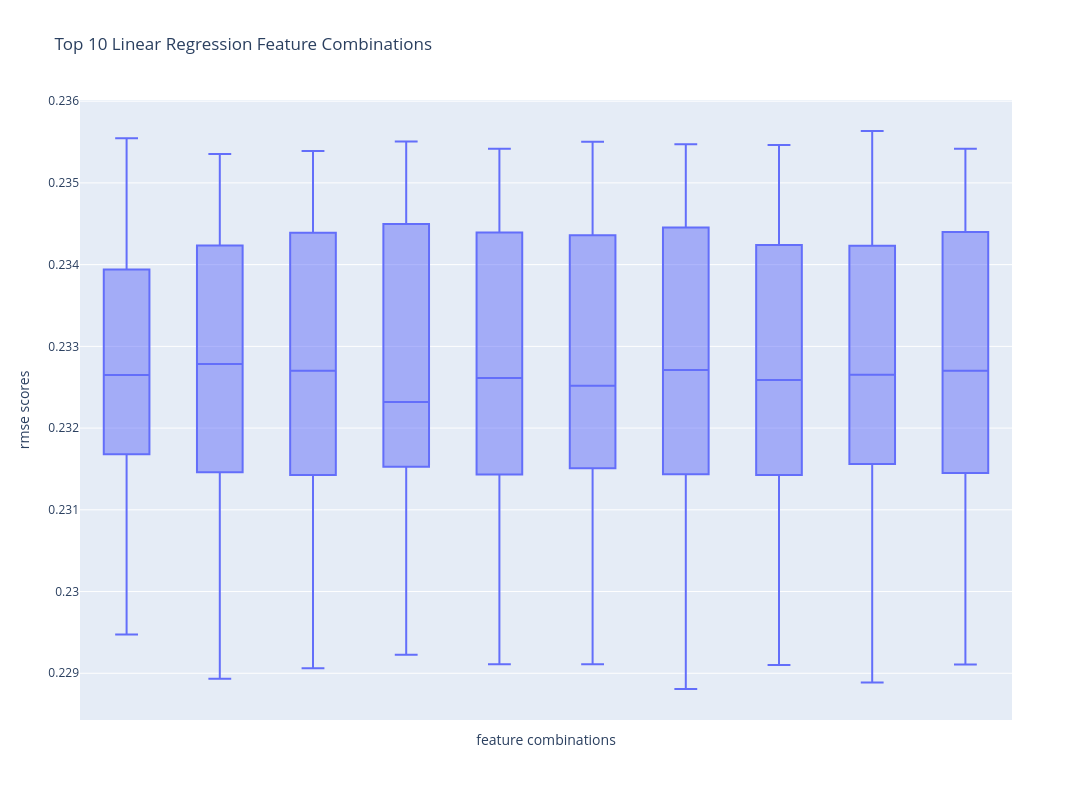

The code cell stored with this chart in its notebook:
### Markdown cell above
#### Best Linear Models

### Code cell
x = df_agg_metrics[df_agg_metrics['model'] == 'lr'].sort_values(by='mean_rmse')['features'].head(10)

fig = px.box(df_metrics[(df_metrics['features'].isin(x)) & (df_metrics['model'] == 'lr')], x='features',
             y='rmse_scores', title='RMSE Boxplot of Top 10 Feature Combinations')
fig.update_layout(height=800, width=1100,
                  title_text="Top 10 Linear Regression Feature Combinations",
                  xaxis_title="feature combinations", yaxis_title="rmse scores")
fig.update_xaxes(showticklabels=False)
fig.show()

### Figure 1 — Plotly figure (JSON) as saved in the notebook; plotly's stock layout.template omitted (floating-point values rounded to 4 significant figures)
{"data": [{"alignmentgroup": "True", "hovertemplate": "features=%{x}<br>rmse_scores=%{y}<extra></extra>", "legendgroup": "", "marker": {"color": "#636efa"}, "name": "", "notched": false, "offsetgroup": "", "orientation": "v", "showlegend": false, "type": "box", "x": ["f_0_neuralness,f_1_num_of_terms,f_3_has_numbers,f_4_has_special_char,f_5_has_punctuation_at_end,f_7_capital_letters_ratio,f_8_stopwords_ratio,f_14_max_document_frequency,f_15_min_document_frequency,f_16_total_document_frequency,f_17_average_document_frequency,f_18_variance_document_frequency,f_19_std_dev_document_frequency,f_20_max_inverse_document_frequency,f_21_min_inverse_document_frequency,f_22_total_inverse_document_frequency,f_24_variance_inverse_document_frequency,f_25_std_dev_inverse_document_frequency", "f_0_neuralness,f_1_num_of_terms,f_3_has_numbers,f_4_has_special_char,f_5_has_punctuation_at_end,f_7_capital_letters_ratio,f_8_stopwords_ratio,f_14_max_document_frequency,f_15_min_document_frequency,f_16_total_document_frequency,f_17_average_document_frequency,f_18_variance_document_frequency,f_19_std_dev_document_frequency,f_20_max_inverse_document_frequency,f_21_min_inverse_document_frequency,f_22_total_inverse_document_frequency,f_24_variance_inverse_document_frequency,f_25_std_dev_inverse_document_frequency", "f_0_neuralness,f_1_num_of_terms,f_3_has_numbers,f_4_has_special_char,f_5_has_punctuation_at_end,f_7_capital_letters_ratio,f_8_stopwords_ratio,f_14_max_document_frequency,f_15_min_document_frequency,f_16_total_document_frequency,f_17_average_document_frequency,f_18_variance_document_frequency,f_19_std_dev_document_frequency,f_20_max_inverse_document_frequency,f_21_min_inverse_document_frequency,f_22_total_inverse_document_frequency,f_24_variance_inverse_document_frequency,f_25_std_dev_inverse_document_frequency", "f_0_neuralness,f_1_num_of_terms,f_3_has_numbers,f_4_has_special_char,f_5_has_punctuation_at_end,f_7_capital_letters_ratio,f_8_stopwords_ratio,f_14_max_document_frequency,f_15_min_document_frequency,f_16_total_document_frequency,f_17_average_document_frequency,f_18_variance_document_frequency,f_19_std_dev_document_frequency,f_20_max_inverse_document_frequency,f_21_min_inverse_document_frequency,f_22_total_inverse_document_frequency,f_24_variance_inverse_document_frequency,f_25_std_dev_inverse_document_frequency", "f_0_neuralness,f_1_num_of_terms,f_3_has_numbers,f_4_has_special_char,f_5_has_punctuation_at_end,f_7_capital_letters_ratio,f_8_stopwords_ratio,f_14_max_document_frequency,f_15_min_document_frequency,f_16_total_document_frequency,f_17_average_document_frequency,f_18_variance_document_frequency,f_19_std_dev_document_frequency,f_20_max_inverse_document_frequency,f_21_min_inverse_document_frequency,f_22_total_inverse_document_frequency,f_24_variance_inverse_document_frequency,f_25_std_dev_inverse_document_frequency", "f_0_neuralness,f_2_query_length,f_3_has_numbers,f_4_has_special_char,f_5_has_punctuation_at_end,f_7_capital_letters_ratio,f_8_stopwords_ratio,f_14_max_document_frequency,f_15_min_document_frequency,f_16_total_document_frequency,f_17_average_document_frequency,f_18_variance_document_frequency,f_19_std_dev_document_frequency,f_20_max_inverse_document_frequency,f_21_min_inverse_document_frequency,f_22_total_inverse_document_frequency,f_24_variance_inverse_document_frequency,f_25_std_dev_inverse_document_frequency", "f_0_neuralness,f_2_query_length,f_3_has_numbers,f_4_has_special_char,f_5_has_punctuation_at_end,f_7_capital_letters_ratio,f_8_stopwords_ratio,f_14_max_document_frequency,f_15_min_document_frequency,f_16_total_document_frequency,f_17_average_document_frequency,f_18_variance_document_frequency,f_19_std_dev_document_frequency,f_20_max_inverse_document_frequency,f_21_min_inverse_document_frequency,f_22_total_inverse_document_frequency,f_24_variance_inverse_document_frequency,f_25_std_dev_inverse_document_frequency", "f_0_neuralness,f_2_query_length,f_3_has_numbers,f_4_has_special_char,f_5_has_punctuation_at_end,f_7_capital_letters_ratio,f_8_stopwords_ratio,f_14_max_document_frequency,f_15_min_document_frequency,f_16_total_document_frequency,f_17_average_document_frequency,f_18_variance_document_frequency,f_19_std_dev_document_frequency,f_20_max_inverse_document_frequency,f_21_min_inverse_document_frequency,f_22_total_inverse_document_frequency,f_24_variance_inverse_document_frequency,f_25_std_dev_inverse_document_frequency", "f_0_neuralness,f_2_query_length,f_3_has_numbers,f_4_has_special_char,f_5_has_punctuation_at_end,f_7_capital_letters_ratio,f_8_stopwords_ratio,f_14_max_document_frequency,f_15_min_document_frequency,f_16_total_document_frequency,f_17_average_document_frequency,f_18_variance_document_frequency,f_19_std_dev_document_frequency,f_20_max_inverse_document_frequency,f_21_min_inverse_document_frequency,f_22_total_inverse_document_frequency,f_24_variance_inverse_document_frequency,f_25_std_dev_inverse_document_frequency", "f_0_neuralness,f_2_query_length,f_3_has_numbers,f_4_has_special_char,f_5_has_punctuation_at_end,f_7_capital_letters_ratio,f_8_stopwords_ratio,f_14_max_document_frequency,f_15_min_document_frequency,f_16_total_document_frequency,f_17_average_document_frequency,f_18_variance_document_frequency,f_19_std_dev_document_frequency,f_20_max_inverse_document_frequency,f_21_min_inverse_document_frequency,f_22_total_inverse_document_frequency,f_24_variance_inverse_document_frequency,f_25_std_dev_inverse_document_frequency", "f_0_neuralness,f_2_query_length,f_3_has_numbers,f_4_has_special_char,f_5_has_punctuation_at_end,f_7_capital_letters_ratio,f_8_stopwords_ratio,f_14_max_document_frequency,f_15_min_document_frequency,f_16_total_document_frequency,f_17_average_document_frequency,f_18_variance_document_frequency,f_19_std_dev_document_frequency,f_21_min_inverse_document_frequency,f_22_total_inverse_document_frequency,f_23_average_inverse_document_frequency,f_24_variance_inverse_document_frequency,f_25_std_dev_inverse_document_frequency", "f_0_neuralness,f_2_query_length,f_3_has_numbers,f_4_has_special_char,f_5_has_punctuation_at_end,f_7_capital_letters_ratio,f_8_stopwords_ratio,f_14_max_document_frequency,f_15_min_document_frequency,f_16_total_document_frequency,f_17_average_document_frequency,f_18_variance_document_frequency,f_19_std_dev_document_frequency,f_21_min_inverse_document_frequency,f_22_total_inverse_document_frequency,f_23_average_inverse_document_frequency,f_24_variance_inverse_document_frequency,f_25_std_dev_inverse_document_frequency", "f_0_neuralness,f_2_query_length,f_3_has_numbers,f_4_has_special_char,f_5_has_punctuation_at_end,f_7_capital_letters_ratio,f_8_stopwords_ratio,f_14_max_document_frequency,f_15_min_document_frequency,f_16_total_document_frequency,f_17_average_document_frequency,f_18_variance_document_frequency,f_19_std_dev_document_frequency,f_21_min_inverse_document_frequency,f_22_total_inverse_document_frequency,f_23_average_inverse_document_frequency,f_24_variance_inverse_document_frequency,f_25_std_dev_inverse_document_frequency", "f_0_neuralness,f_2_query_length,f_3_has_numbers,f_4_has_special_char,f_5_has_punctuation_at_end,f_7_capital_letters_ratio,f_8_stopwords_ratio,f_14_max_document_frequency,f_15_min_document_frequency,f_16_total_document_frequency,f_17_average_document_frequency,f_18_variance_document_frequency,f_19_std_dev_document_frequency,f_21_min_inverse_document_frequency,f_22_total_inverse_document_frequency,f_23_average_inverse_document_frequency,f_24_variance_inverse_document_frequency,f_25_std_dev_inverse_document_frequency", "f_0_neuralness,f_2_query_length,f_3_has_numbers,f_4_has_special_char,f_5_has_punctuation_at_end,f_7_capital_letters_ratio,f_8_stopwords_ratio,f_14_max_document_frequency,f_15_min_document_frequency,f_16_total_document_frequency,f_17_average_document_frequency,f_18_variance_document_frequency,f_19_std_dev_document_frequency,f_21_min_inverse_document_frequency,f_22_total_inverse_document_frequency,f_23_average_inverse_document_frequency,f_24_variance_inverse_document_frequency,f_25_std_dev_inverse_document_frequency", "f_0_neuralness,f_2_query_length,f_3_has_numbers,f_4_has_special_char,f_5_has_punctuation_at_end,f_7_capital_letters_ratio,f_8_stopwords_ratio,f_14_max_document_frequency,f_15_min_document_frequency,f_16_total_document_frequency,f_18_variance_document_frequency,f_19_std_dev_document_frequency,f_20_max_inverse_document_frequency,f_21_min_inverse_document_frequency,f_22_total_inverse_document_frequency,f_23_average_inverse_document_frequency,f_24_variance_inverse_document_frequency,f_25_std_dev_inverse_document_frequency", "f_0_neuralness,f_2_query_length,f_3_has_numbers,f_4_has_special_char,f_5_has_punctuation_at_end,f_7_capital_letters_ratio,f_8_stopwords_ratio,f_14_max_document_frequency,f_15_min_document_frequency,f_16_total_document_frequency,f_18_variance_document_frequency,f_19_std_dev_document_frequency,f_20_max_inverse_document_frequency,f_21_min_inverse_document_frequency,f_22_total_inverse_document_frequency,f_23_average_inverse_document_frequency,f_24_variance_inverse_document_frequency,f_25_std_dev_inverse_document_frequency", "f_0_neuralness,f_2_query_length,f_3_has_numbers,f_4_has_special_char,f_5_has_punctuation_at_end,f_7_capital_letters_ratio,f_8_stopwords_ratio,f_14_max_document_frequency,f_15_min_document_frequency,f_16_total_document_frequency,f_18_variance_document_frequency,f_19_std_dev_document_frequency,f_20_max_inverse_document_frequency,f_21_min_inverse_document_frequency,f_22_total_inverse_document_frequency,f_23_average_inverse_document_frequency,f_24_variance_inverse_document_frequency,f_25_std_dev_inverse_document_frequency", "f_0_neuralness,f_2_query_length,f_3_has_numbers,f_4_has_special_char,f_5_has_punctuation_at_end,f_7_capital_letters_ratio,f_8_stopwords_ratio,f_14_max_document_frequency,f_15_min_document_frequency,f_16_total_document_frequency,f_18_variance_document_frequency,f_19_std_dev_document_frequency,f_20_max_inverse_document_frequency,f_21_min_inverse_document_frequency,f_22_total_inverse_document_frequency,f_23_average_inverse_document_frequency,f_24_variance_inverse_document_frequency,f_25_std_dev_inverse_document_frequency", "f_0_neuralness,f_2_query_length,f_3_has_numbers,f_4_has_special_char,f_5_has_punctuation_at_end,f_7_capital_letters_ratio,f_8_stopwords_ratio,f_14_max_document_frequency,f_15_min_document_frequency,f_16_total_document_frequency,f_18_variance_document_frequency,f_19_std_dev_document_frequency,f_20_max_inverse_document_frequency,f_21_min_inverse_document_frequency,f_22_total_inverse_document_frequency,f_23_average_inverse_document_frequency,f_24_variance_inverse_document_frequency,f_25_std_dev_inverse_document_frequency", "f_0_neuralness,f_2_query_length,f_3_has_numbers,f_4_has_special_char,f_5_has_punctuation_at_end,f_7_capital_letters_ratio,f_8_stopwords_ratio,f_14_max_document_frequency,f_15_min_document_frequency,f_17_average_document_frequency,f_18_variance_document_frequency,f_19_std_dev_document_frequency,f_20_max_inverse_document_frequency,f_21_min_inverse_document_frequency,f_22_total_inverse_document_frequency,f_23_average_inverse_document_frequency,f_24_variance_inverse_document_frequency,f_25_std_dev_inverse_document_frequency", "f_0_neuralness,f_2_query_length,f_3_has_numbers,f_4_has_special_char,f_5_has_punctuation_at_end,f_7_capital_letters_ratio,f_8_stopwords_ratio,f_14_max_document_frequency,f_15_min_document_frequency,f_17_average_document_frequency,f_18_variance_document_frequency,f_19_std_dev_document_frequency,f_20_max_inverse_document_frequency,f_21_min_inverse_document_frequency,f_22_total_inverse_document_frequency,f_23_average_inverse_document_frequency,f_24_variance_inverse_document_frequency,f_25_std_dev_inverse_document_frequency", "f_0_neuralness,f_2_query_length,f_3_has_numbers,f_4_has_special_char,f_5_has_punctuation_at_end,f_7_capital_letters_ratio,f_8_stopwords_ratio,f_14_max_document_frequency,f_15_min_document_frequency,f_17_average_document_frequency,f_18_variance_document_frequency,f_19_std_dev_document_frequency,f_20_max_inverse_document_frequency,f_21_min_inverse_document_frequency,f_22_total_inverse_document_frequency,f_23_average_inverse_document_frequency,f_24_variance_inverse_document_frequency,f_25_std_dev_inverse_document_frequency", "f_0_neuralness,f_2_query_length,f_3_has_numbers,f_4_has_special_char,f_5_has_punctuation_at_end,f_7_capital_letters_ratio,f_8_stopwords_ratio,f_14_max_document_frequency,f_15_min_document_frequency,f_17_average_document_frequency,f_18_variance_document_frequency,f_19_std_dev_document_frequency,f_20_max_inverse_document_frequency,f_21_min_inverse_document_frequency,f_22_total_inverse_document_frequency,f_23_average_inverse_document_frequency,f_24_variance_inverse_document_frequency,f_25_std_dev_inverse_document_frequency", "f_0_neuralness,f_2_query_length,f_3_has_numbers,f_4_has_special_char,f_5_has_punctuation_at_end,f_7_capital_letters_ratio,f_8_stopwords_ratio,f_14_max_document_frequency,f_15_min_document_frequency,f_17_average_document_frequency,f_18_variance_document_frequency,f_19_std_dev_document_frequency,f_20_max_inverse_document_frequency,f_21_min_inverse_document_frequency,f_22_total_inverse_document_frequency,f_23_average_inverse_document_frequency,f_24_variance_inverse_document_frequency,f_25_std_dev_inverse_document_frequency", "f_0_neuralness,f_2_query_length,f_3_has_numbers,f_4_has_special_char,f_5_has_punctuation_at_end,f_7_capital_letters_ratio,f_8_stopwords_ratio,f_15_min_document_frequency,f_16_total_document_frequency,f_17_average_document_frequency,f_18_variance_document_frequency,f_19_std_dev_document_frequency,f_20_max_inverse_document_frequency,f_21_min_inverse_document_frequency,f_22_total_inverse_document_frequency,f_23_average_inverse_document_frequency,f_24_variance_inverse_document_frequency,f_25_std_dev_inverse_document_frequency", "f_0_neuralness,f_2_query_length,f_3_has_numbers,f_4_has_special_char,f_5_has_punctuation_at_end,f_7_capital_letters_ratio,f_8_stopwords_ratio,f_15_min_document_frequency,f_16_total_document_frequency,f_17_average_document_frequency,f_18_variance_document_frequency,f_19_std_dev_document_frequency,f_20_max_inverse_document_frequency,f_21_min_inverse_document_frequency,f_22_total_inverse_document_frequency,f_23_average_inverse_document_frequency,f_24_variance_inverse_document_frequency,f_25_std_dev_inverse_document_frequency", "f_0_neuralness,f_2_query_length,f_3_has_numbers,f_4_has_special_char,f_5_has_punctuation_at_end,f_7_capital_letters_ratio,f_8_stopwords_ratio,f_15_min_document_frequency,f_16_total_document_frequency,f_17_average_document_frequency,f_18_variance_document_frequency,f_19_std_dev_document_frequency,f_20_max_inverse_document_frequency,f_21_min_inverse_document_frequency,f_22_total_inverse_document_frequency,f_23_average_inverse_document_frequency,f_24_variance_inverse_document_frequency,f_25_std_dev_inverse_document_frequency", "f_0_neuralness,f_2_query_length,f_3_has_numbers,f_4_has_special_char,f_5_has_punctuation_at_end,f_7_capital_letters_ratio,f_8_stopwords_ratio,f_15_min_document_frequency,f_16_total_document_frequency,f_17_average_document_frequency,f_18_variance_document_frequency,f_19_std_dev_document_frequency,f_20_max_inverse_document_frequency,f_21_min_inverse_document_frequency,f_22_total_inverse_document_frequency,f_23_average_inverse_document_frequency,f_24_variance_inverse_document_frequency,f_25_std_dev_inverse_document_frequency", "f_0_neuralness,f_2_query_length,f_3_has_numbers,f_4_has_special_char,f_5_has_punctuation_at_end,f_7_capital_letters_ratio,f_8_stopwords_ratio,f_15_min_document_frequency,f_16_total_document_frequency,f_17_average_document_frequency,f_18_variance_document_frequency,f_19_std_dev_document_frequency,f_20_max_inverse_document_frequency,f_21_min_inverse_document_frequency,f_22_total_inverse_document_frequency,f_23_average_inverse_document_frequency,f_24_variance_inverse_document_frequency,f_25_std_dev_inverse_document_frequency", "f_0_neuralness,f_2_query_length,f_3_has_numbers,f_4_has_special_char,f_7_capital_letters_ratio,f_8_stopwords_ratio,f_14_max_document_frequency,f_15_min_document_frequency,f_16_total_document_frequency,f_17_average_document_frequency,f_18_variance_document_frequency,f_19_std_dev_document_frequency,f_20_max_inverse_document_frequency,f_21_min_inverse_document_frequency,f_22_total_inverse_document_frequency,f_23_average_inverse_document_frequency,f_24_variance_inverse_document_frequency,f_25_std_dev_inverse_document_frequency", "f_0_neuralness,f_2_query_length,f_3_has_numbers,f_4_has_special_char,f_7_capital_letters_ratio,f_8_stopwords_ratio,f_14_max_document_frequency,f_15_min_document_frequency,f_16_total_document_frequency,f_17_average_document_frequency,f_18_variance_document_frequency,f_19_std_dev_document_frequency,f_20_max_inverse_document_frequency,f_21_min_inverse_document_frequency,f_22_total_inverse_document_frequency,f_23_average_inverse_document_frequency,f_24_variance_inverse_document_frequency,f_25_std_dev_inverse_document_frequency", "f_0_neuralness,f_2_query_length,f_3_has_numbers,f_4_has_special_char,f_7_capital_letters_ratio,f_8_stopwords_ratio,f_14_max_document_frequency,f_15_min_document_frequency,f_16_total_document_frequency,f_17_average_document_frequency,f_18_variance_document_frequency,f_19_std_dev_document_frequency,f_20_max_inverse_document_frequency,f_21_min_inverse_document_frequency,f_22_total_inverse_document_frequency,f_23_average_inverse_document_frequency,f_24_variance_inverse_document_frequency,f_25_std_dev_inverse_document_frequency", "f_0_neuralness,f_2_query_length,f_3_has_numbers,f_4_has_special_char,f_7_capital_letters_ratio,f_8_stopwords_ratio,f_14_max_document_frequency,f_15_min_document_frequency,f_16_total_document_frequency,f_17_average_document_frequency,f_18_variance_document_frequency,f_19_std_dev_document_frequency,f_20_max_inverse_document_frequency,f_21_min_inverse_document_frequency,f_22_total_inverse_document_frequency,f_23_average_inverse_document_frequency,f_24_variance_inverse_document_frequency,f_25_std_dev_inverse_document_frequency", "f_0_neuralness,f_2_query_length,f_3_has_numbers,f_4_has_special_char,f_7_capital_letters_ratio,f_8_stopwords_ratio,f_14_max_document_frequency,f_15_min_document_frequency,f_16_total_document_frequency,f_17_average_document_frequency,f_18_variance_document_frequency,f_19_std_dev_document_frequency,f_20_max_inverse_document_frequency,f_21_min_inverse_document_frequency,f_22_total_inverse_document_frequency,f_23_average_inverse_document_frequency,f_24_variance_inverse_document_frequency,f_25_std_dev_inverse_document_frequency", "f_0_neuralness,f_2_query_length,f_4_has_special_char,f_5_has_punctuation_at_end,f_7_capital_letters_ratio,f_8_stopwords_ratio,f_14_max_document_frequency,f_15_min_document_frequency,f_16_total_document_frequency,f_17_average_document_frequency,f_18_variance_document_frequency,f_19_std_dev_document_frequency,f_20_max_inverse_document_frequency,f_21_min_inverse_document_frequency,f_22_total_inverse_document_frequency,f_23_average_inverse_document_frequency,f_24_variance_inverse_document_frequency,f_25_std_dev_inverse_document_frequency", "f_0_neuralness,f_2_query_length,f_4_has_special_char,f_5_has_punctuation_at_end,f_7_capital_letters_ratio,f_8_stopwords_ratio,f_14_max_document_frequency,f_15_min_document_frequency,f_16_total_document_frequency,f_17_average_document_frequency,f_18_variance_document_frequency,f_19_std_dev_document_frequency,f_20_max_inverse_document_frequency,f_21_min_inverse_document_frequency,f_22_total_inverse_document_frequency,f_23_average_inverse_document_frequency,f_24_variance_inverse_document_frequency,f_25_std_dev_inverse_document_frequency", "f_0_neuralness,f_2_query_length,f_4_has_special_char,f_5_has_punctuation_at_end,f_7_capital_letters_ratio,f_8_stopwords_ratio,f_14_max_document_frequency,f_15_min_document_frequency,f_16_total_document_frequency,f_17_average_document_frequency,f_18_variance_document_frequency,f_19_std_dev_document_frequency,f_20_max_inverse_document_frequency,f_21_min_inverse_document_frequency,f_22_total_inverse_document_frequency,f_23_average_inverse_document_frequency,f_24_variance_inverse_document_frequency,f_25_std_dev_inverse_document_frequency", "f_0_neuralness,f_2_query_length,f_4_has_special_char,f_5_has_punctuation_at_end,f_7_capital_letters_ratio,f_8_stopwords_ratio,f_14_max_document_frequency,f_15_min_document_frequency,f_16_total_document_frequency,f_17_average_document_frequency,f_18_variance_document_frequency,f_19_std_dev_document_frequency,f_20_max_inverse_document_frequency,f_21_min_inverse_document_frequency,f_22_total_inverse_document_frequency,f_23_average_inverse_document_frequency,f_24_variance_inverse_document_frequency,f_25_std_dev_inverse_document_frequency", "f_0_neuralness,f_2_query_length,f_4_has_special_char,f_5_has_punctuation_at_end,f_7_capital_letters_ratio,f_8_stopwords_ratio,f_14_max_document_frequency,f_15_min_document_frequency,f_16_total_document_frequency,f_17_average_document_frequency,f_18_variance_document_frequency,f_19_std_dev_document_frequency,f_20_max_inverse_document_frequency,f_21_min_inverse_document_frequency,f_22_total_inverse_document_frequency,f_23_average_inverse_document_frequency,f_24_variance_inverse_document_frequency,f_25_std_dev_inverse_document_frequency", "f_0_neuralness,f_3_has_numbers,f_4_has_special_char,f_5_has_punctuation_at_end,f_7_capital_letters_ratio,f_8_stopwords_ratio,f_14_max_document_frequency,f_15_min_document_frequency,f_16_total_document_frequency,f_17_average_document_frequency,f_18_variance_document_frequency,f_19_std_dev_document_frequency,f_20_max_inverse_document_frequency,f_21_min_inverse_document_frequency,f_22_total_inverse_document_frequency,f_23_average_inverse_document_frequency,f_24_variance_inverse_document_frequency,f_25_std_dev_inverse_document_frequency", "f_0_neuralness,f_3_has_numbers,f_4_has_special_char,f_5_has_punctuation_at_end,f_7_capital_letters_ratio,f_8_stopwords_ratio,f_14_max_document_frequency,f_15_min_document_frequency,f_16_total_document_frequency,f_17_average_document_frequency,f_18_variance_document_frequency,f_19_std_dev_document_frequency,f_20_max_inverse_document_frequency,f_21_min_inverse_document_frequency,f_22_total_inverse_document_frequency,f_23_average_inverse_document_frequency,f_24_variance_inverse_document_frequency,f_25_std_dev_inverse_document_frequency", "f_0_neuralness,f_3_has_numbers,f_4_has_special_char,f_5_has_punctuation_at_end,f_7_capital_letters_ratio,f_8_stopwords_ratio,f_14_max_document_frequency,f_15_min_document_frequency,f_16_total_document_frequency,f_17_average_document_frequency,f_18_variance_document_frequency,f_19_std_dev_document_frequency,f_20_max_inverse_document_frequency,f_21_min_inverse_document_frequency,f_22_total_inverse_document_frequency,f_23_average_inverse_document_frequency,f_24_variance_inverse_document_frequency,f_25_std_dev_inverse_document_frequency", "f_0_neuralness,f_3_has_numbers,f_4_has_special_char,f_5_has_punctuation_at_end,f_7_capital_letters_ratio,f_8_stopwords_ratio,f_14_max_document_frequency,f_15_min_document_frequency,f_16_total_document_frequency,f_17_average_document_frequency,f_18_variance_document_frequency,f_19_std_dev_document_frequency,f_20_max_inverse_document_frequency,f_21_min_inverse_document_frequency,f_22_total_inverse_document_frequency,f_23_average_inverse_document_frequency,f_24_variance_inverse_document_frequency,f_25_std_dev_inverse_document_frequency", "f_0_neuralness,f_3_has_numbers,f_4_has_special_char,f_5_has_punctuation_at_end,f_7_capital_letters_ratio,f_8_stopwords_ratio,f_14_max_document_frequency,f_15_min_document_frequency,f_16_total_document_frequency,f_17_average_document_frequency,f_18_variance_document_frequency,f_19_std_dev_document_frequency,f_20_max_inverse_document_frequency,f_21_min_inverse_document_frequency,f_22_total_inverse_document_frequency,f_23_average_inverse_document_frequency,f_24_variance_inverse_document_frequency,f_25_std_dev_inverse_document_frequency", "f_0_neuralness,f_2_query_length,f_3_has_numbers,f_4_has_special_char,f_5_has_punctuation_at_end,f_7_capital_letters_ratio,f_8_stopwords_ratio,f_14_max_document_frequency,f_15_min_document_frequency,f_16_total_document_frequency,f_17_average_document_frequency,f_18_variance_document_frequency,f_19_std_dev_document_frequency,f_20_max_inverse_document_frequency,f_21_min_inverse_document_frequency,f_22_total_inverse_document_frequency,f_23_average_inverse_document_frequency,f_24_variance_inverse_document_frequency,f_25_std_dev_inverse_document_frequency", "f_0_neuralness,f_2_query_length,f_3_has_numbers,f_4_has_special_char,f_5_has_punctuation_at_end,f_7_capital_letters_ratio,f_8_stopwords_ratio,f_14_max_document_frequency,f_15_min_document_frequency,f_16_total_document_frequency,f_17_average_document_frequency,f_18_variance_document_frequency,f_19_std_dev_document_frequency,f_20_max_inverse_document_frequency,f_21_min_inverse_document_frequency,f_22_total_inverse_document_frequency,f_23_average_inverse_document_frequency,f_24_variance_inverse_document_frequency,f_25_std_dev_inverse_document_frequency", "f_0_neuralness,f_2_query_length,f_3_has_numbers,f_4_has_special_char,f_5_has_punctuation_at_end,f_7_capital_letters_ratio,f_8_stopwords_ratio,f_14_max_document_frequency,f_15_min_document_frequency,f_16_total_document_frequency,f_17_average_document_frequency,f_18_variance_document_frequency,f_19_std_dev_document_frequency,f_20_max_inverse_document_frequency,f_21_min_inverse_document_frequency,f_22_total_inverse_document_frequency,f_23_average_inverse_document_frequency,f_24_variance_inverse_document_frequency,f_25_std_dev_inverse_document_frequency", "f_0_neuralness,f_2_query_length,f_3_has_numbers,f_4_has_special_char,f_5_has_punctuation_at_end,f_7_capital_letters_ratio,f_8_stopwords_ratio,f_14_max_document_frequency,f_15_min_document_frequency,f_16_total_document_frequency,f_17_average_document_frequency,f_18_variance_document_frequency,f_19_std_dev_document_frequency,f_20_max_inverse_document_frequency,f_21_min_inverse_document_frequency,f_22_total_inverse_document_frequency,f_23_average_inverse_document_frequency,f_24_variance_inverse_document_frequency,f_25_std_dev_inverse_document_frequency", "f_0_neuralness,f_2_query_length,f_3_has_numbers,f_4_has_special_char,f_5_has_punctuation_at_end,f_7_capital_letters_ratio,f_8_stopwords_ratio,f_14_max_document_frequency,f_15_min_document_frequency,f_16_total_document_frequency,f_17_average_document_frequency,f_18_variance_document_frequency,f_19_std_dev_document_frequency,f_20_max_inverse_document_frequency,f_21_min_inverse_document_frequency,f_22_total_inverse_document_frequency,f_23_average_inverse_document_frequency,f_24_variance_inverse_document_frequency,f_25_std_dev_inverse_document_frequency"], "x0": " ", "xaxis": "x", "y": [0.2355, 0.2326, 0.2334, 0.2324, 0.2295, 0.2354, 0.2328, 0.2339, 0.2323, 0.2289, 0.2354, 0.2327, 0.2341, 0.2322, 0.2291, 0.2355, 0.2323, 0.2342, 0.2323, 0.2292, 0.2354, 0.2326, 0.2341, 0.2322, 0.2291, 0.2355, 0.2325, 0.234, 0.2323, 0.2291, 0.2355, 0.2327, 0.2341, 0.2323, 0.2288, 0.2355, 0.2326, 0.2338, 0.2322, 0.2291, 0.2356, 0.2327, 0.2338, 0.2325, 0.2289, 0.2354, 0.2327, 0.2341, 0.2322, 0.2291], "y0": " ", "yaxis": "y"}], "layout": {"boxmode": "group", "height": 800, "legend": {"tracegroupgap": 0}, "title": {"text": "Top 10 Linear Regression Feature Combinations"}, "width": 1100, "xaxis": {"anchor": "y", "autorange": true, "domain": [0, 1], "range": [-0.5, 9.5], "showticklabels": false, "title": {"text": "feature combinations"}, "type": "category"}, "yaxis": {"anchor": "x", "autorange": true, "domain": [0, 1], "range": [0.2284, 0.236], "title": {"text": "rmse scores"}, "type": "linear"}}}
